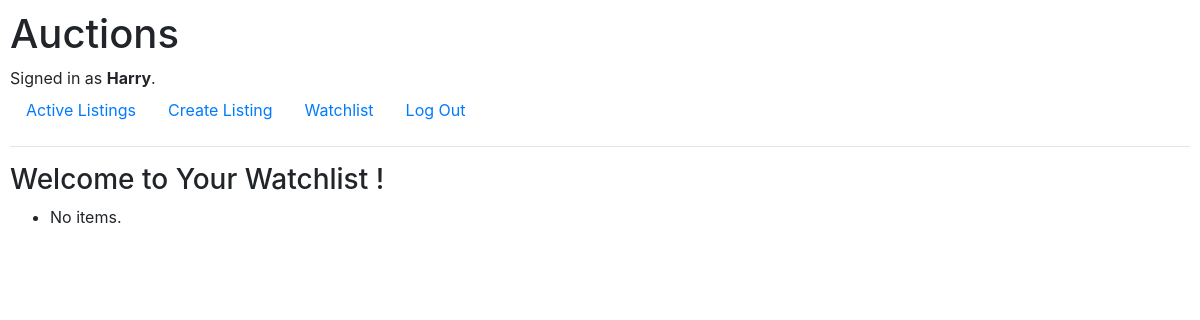
Before: /watchlist (signed in) with the older database file.
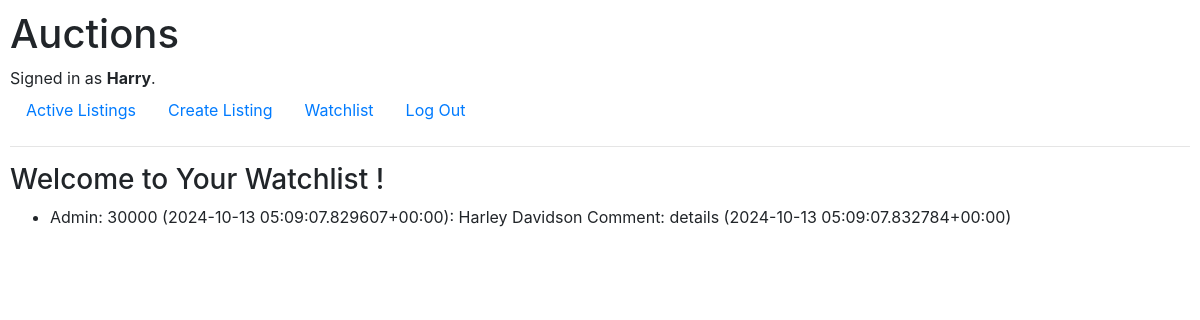
After: the same page with the newer database file.
### auctions/models.py (models this page shows)
class Watchlist(models.Model):
    user = models.ForeignKey(User, on_delete=models.CASCADE, related_name="watch_user_ref")
    auction = models.ForeignKey(AuctionListing, on_delete=models.CASCADE, related_name="watch_listing_ref")
    state = models.BooleanField(default=False)

class AuctionListing(models.Model):
    product = models.ForeignKey(Product, on_delete=models.CASCADE, related_name="listing_product_ref", null=True, blank=True)
    bid = models.ForeignKey(Bid, on_delete=models.SET_NULL, related_name="bid_ref", null=True, blank=True)
    comment = models.ForeignKey(Comment, on_delete=models.SET_NULL, related_name="comment_ref", null=True, blank=True)
    date = models.DateTimeField(auto_now_add=True)
    active = models.BooleanField(default=True)
    def __str__(self):
        return f"{self.bid}: {self.comment} ({self.date})"

class Bid(models.Model):
    user = models.ForeignKey(User, on_delete=models.CASCADE, related_name="bid_user")
    product = models.ForeignKey(Product, on_delete=models.CASCADE, related_name="bid_product_ref")
    amount = models.IntegerField()
    time = models.DateTimeField(auto_now_add=True)
    def __str__(self):
        return f"{self.user}: {self.amount} ({self.time})"

class User(AbstractUser):
    pass

class Comment(models.Model):
    title = models.CharField(max_length=10)
    description = models.TextField()
    def __str__(self):
        return f"{self.title}: {self.description}"

### auctions/views.py (the view)
# urls.py: path("watchlist", views.watchlist, name="watchlist")
@login_required
def watchlist(request):
    current_user_id = request.user.id
    watchlist = Watchlist.objects.filter(user=current_user_id)
    return render(request, "auctions/watchlist.html", {
        "watchlist": watchlist
    })

### auctions/templates/auctions/watchlist.html
{% extends "auctions/layout.html" %}
{% load static %}
{% block body %}
<h3>Welcome to Your Watchlist <b>{{ watchlist.user }}</b> !</h3>
<ul>
  {% for item in watchlist %}
  <li>{{ item.auction }}</li>
  {% empty %}
  <li>No items.</li>
  {% endfor %}
</ul>
{% endblock %}

Changed rows visible on the page:
added Watchlist: auction "Admin: 30000 (2024-10-13 05:09:07.829607+00:00): Harley Davidson Comment: details (2024-10-13 05:09:07.832784+00:00)"
Other visible differences:
text no longer shown: "No items."
